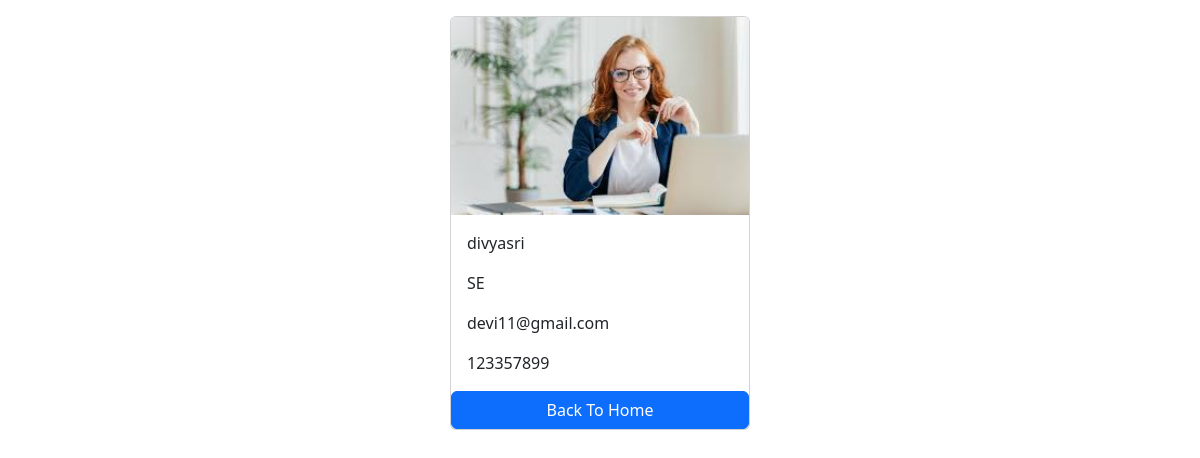
The page /employees/4/ on the database its author committed.
### salary/models.py (models this page shows, shortened)
class Employee(models.Model):
    first_name=models.CharField(max_length=100)
    last_name=models.CharField(max_length=100)
    photo=models.ImageField(upload_to='images')
    designation=models.CharField(max_length=100)
    email_address=models.EmailField(max_length=100,unique=True)
    phone_number=models.CharField(max_length=10,blank=True)

### salary/views.py (the view)
# urls.py: path('employees/',include('salary.urls'),name='employee_detail')
def employee_detail(request,pk):
    employee=get_object_or_404(Employee,pk=pk)
    context={
        'employee':employee,
    }
    return render(request,'employee_detail.html',context)

### templates/employee_detail.html (shortened to what this page needs)
<!DOCTYPE html>
<html lang="en">
<head>
    <link href="https://cdn.jsdelivr.net/npm/bootstrap@5.3.3/dist/css/bootstrap.min.css" rel="stylesheet">
</head>
<body>
    <div class="container mt-3">
    <div class="card mx-auto" style="width:300px">
        <img src="{{employee.photo.url}}" class="card-img-top" alt="">
        <div class="card-body">
            <p class="card-text m=0">{{employee.first_name}}{{employee.last_name}}</p>
            <p class="card-text m=0">{{employee.designation}}</p>
            <p class="card-text m=0">{{employee.email_address}}</p>
            <p class="card-text m=0">{{employee.phone_number}}</p>
        </div>
        <a href="{% url "home" %}" class="btn btn-primary">Back To Home</a>
</div>
        </div>
</body>
</html>

### rows shown on the page
Employee: photo (picture), first_name "divya", last_name "sri", designation "SE", email_address "devi11@gmail.com", phone_number "123357899"
